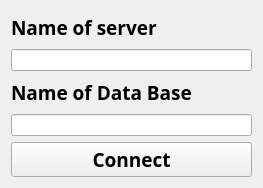
<?xml version="1.0" encoding="UTF-8"?>
<ui version="4.0">
 <class>ConnectToBD</class>
 <widget class="QWidget" name="ConnectToBD">
  <property name="geometry">
   <rect>
    <x>0</x>
    <y>0</y>
    <width>263</width>
    <height>188</height>
   </rect>
  </property>
  <property name="windowTitle">
   <string>Form</string>
  </property>
  <layout class="QGridLayout" name="gridLayout_2">
   <item row="0" column="0">
    <layout class="QGridLayout" name="gridLayout">
     <item row="0" column="0">
      <widget class="QLabel" name="label">
       <property name="font">
        <font>
         <family>Colonna MT</family>
         <pointsize>14</pointsize>
         <weight>75</weight>
         <bold>true</bold>
        </font>
       </property>
       <property name="text">
        <string>Name of server</string>
       </property>
      </widget>
     </item>
     <item row="1" column="0">
      <widget class="QLineEdit" name="lineEdit_Name_Of_Server"/>
     </item>
     <item row="2" column="0">
      <widget class="QLabel" name="label_2">
       <property name="font">
        <font>
         <family>Colonna MT</family>
         <pointsize>14</pointsize>
         <weight>75</weight>
         <bold>true</bold>
        </font>
       </property>
       <property name="text">
        <string>Name of Data Base</string>
       </property>
      </widget>
     </item>
     <item row="3" column="0">
      <widget class="QLineEdit" name="lineEdit_Name_Of_Data_Base"/>
     </item>
     <item row="4" column="0">
      <widget class="QPushButton" name="Button_Connect">
       <property name="font">
        <font>
         <family>Colonna MT</family>
         <pointsize>14</pointsize>
         <weight>75</weight>
         <bold>true</bold>
        </font>
       </property>
       <property name="text">
        <string>Connect</string>
       </property>
      </widget>
     </item>
    </layout>
   </item>
  </layout>
 </widget>
 <resources/>
 <connections/>
</ui>
